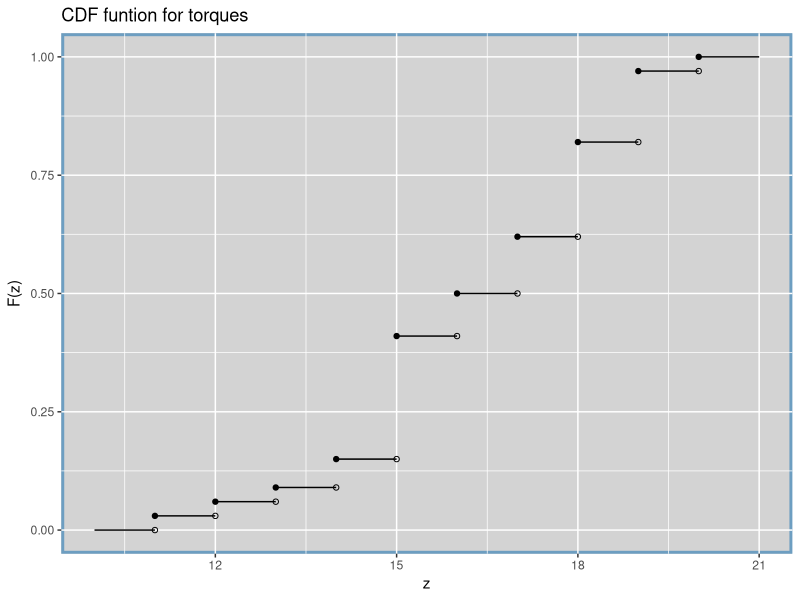
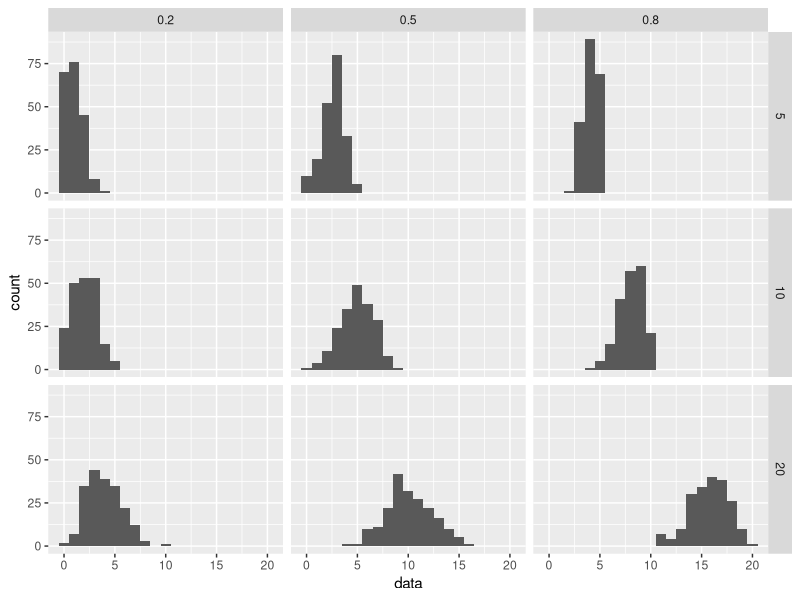
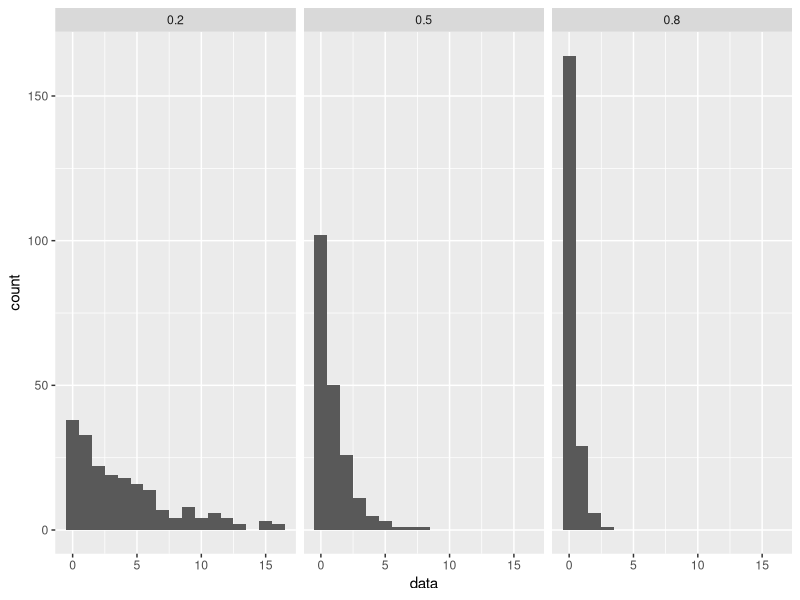

Here is the R script that generated these plots, in order:
## ---- chunk 1
library(tidyverse)
z <- 10:20
F_z <- c(0, 0.03, 0.06, 0.09, 0.15, 0.41, 0.50, 0.62, 0.82, 0.97, 1)
ggplot() +
  geom_segment(aes(x = z, xend = z + 1), y = F_z, yend = F_z) +
  geom_point(aes(z[-1], F_z[-1])) +
  geom_point(aes(z[-length(z)] + 1, F_z[-length(F_z)]), pch = 1) +
  ylab(expression("F(z)"))+ ggtitle( "CDF funtion for torques") +theme(panel.background = element_rect(fill = "lightgray", colour = "#6D9EC1", size = 2, linetype = "solid"))
## ---- chunk 2
expand.grid(n = c(5, 10, 20), p = c(.2, .5, .8)) %>%
  group_by(n, p) %>%
  do(data.frame(data = rbinom(200, .$n, .$p))) %>%
  ggplot() +
  geom_histogram(aes(data), binwidth = 1) +
  facet_grid(n ~ p)
## ---- chunk 3
expand.grid(p = c(.2, .5, .8)) %>%
  group_by(p) %>%
  do(data.frame(data = rgeom(200, .$p))) %>%
  ggplot() +
  geom_histogram(aes(data), binwidth = 1) +
  facet_grid(~ p)
